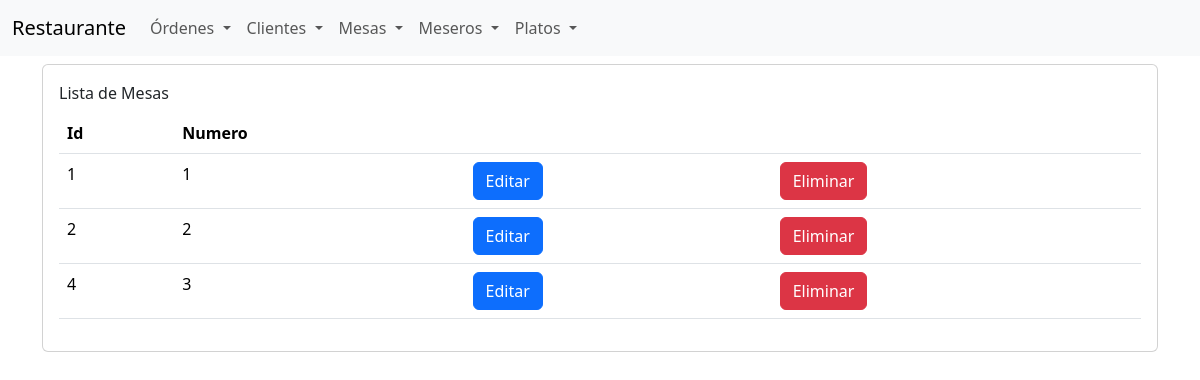
The app's page /restaurante/mesas with its own data.
### restaurante/models/mesas.py (models this page shows, shortened)
class Mesa(models.Model):
    numero = models.IntegerField()

### restaurante/views/mesas_views.py (the view)
# urls.py: path("mesas", views.mesas_list, name="mesas_list"),
def mesas_list(request):
    mesas = Mesa.objects.all()
    return render(
        request,
        "restaurante/mesas/list.html",
        {"mesas": mesas}
    )

### templates/restaurante/mesas/list.html (shortened to what this page needs)
{% extends "restaurante/base.html" %}
{% block content %}
    <div class="container">
        <div class="row">
            <div class="col">
                <div class="card mt-2">
                    <div class="card-body">
                        <div class="card-title">Lista de Mesas</div>
                        <table class="table">
                            <thead>
                            <tr>
                                <th>Id</th>
                                <th>Numero</th>
                                <th></th>
                                <th></th>
                            </tr>
                            </thead>
                            <tbody>
                            {% for mesa in mesas %}
                                <tr>
                                    <td> {{ mesa.id }}</td>
                                    <td> {{ mesa.numero }}</td>
                                    <td>
                                        <a class="btn btn-primary"
                                           href="{% url "mesas_edit" mesa.id %}">Editar</a>
                                    </td>
                                    <td>
                                        <form action="{% url "mesas_delete" mesa.id %}" method="post">
                                            <input class="btn btn-danger" type="submit" value="Eliminar">
                                        </form>
                                    </td>
                                </tr>
                            {% endfor %}
                            </tbody>
                        </table>
                    </div>
                </div>
            </div>
        </div>
    </div>
{% endblock %}

### records on screen
Mesa: id "1", numero "1"
Mesa: id "2", numero "2"
Mesa: id "4", numero "3"
